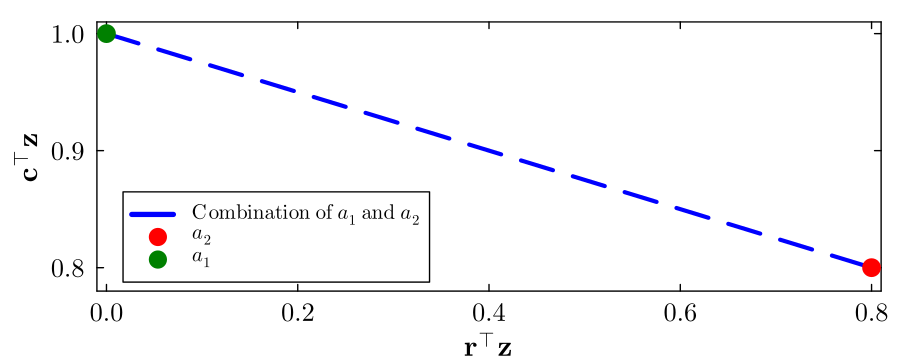

Write Julia code to recreate this figure.
using Plots
using LaTeXStrings
using Measures

gr()

default(
    fontfamily = "Computer Modern",
    linewidth = 2.5,
    framestyle = :box,
    grid = false,
    guidefontsize = 14,
    tickfontsize = 12,
    legendfontsize = 10,
    titlefontsize = 14,
    size = (650, 260),
    margin = 2mm
)

# ============================================================
# Data points: [reward, safety]
# ============================================================

a2 = [0.8, 0.8]   # reward, safety
a1 = [0.0, 1.0]   # reward, safety

# ============================================================
# Plot
# ============================================================

p = plot(
    xlabel = L"\mathbf{r}^{\top}\mathbf{z}",
    ylabel = L"\mathbf{c}^{\top}\mathbf{z}",
    xlims = (-0.01, 0.81),
    ylims = (0.78, 1.01),
    xticks = 0.0:0.2:0.8,
    yticks = [0.8, 0.9, 1.0],
    framestyle = :box,
    grid = false,
    legend = :bottomleft,
    aspect_ratio = :none,
    left_margin = 4mm,
    right_margin = 2mm,
    top_margin = 2mm,
    bottom_margin = 4mm
)

plot!(
    p,
    [a1[1], a2[1]],
    [a1[2], a2[2]],
    color = :blue,
    linestyle = :dash,
    linewidth = 3.0,
    label = L"\mathrm{Combination~of~}a_1\mathrm{~and~}a_2"
)

scatter!(
    p,
    [a2[1]],
    [a2[2]],
    marker = :circle,
    markersize = 7.5,
    markercolor = :red,
    markerstrokecolor = :red,
    markerstrokewidth = 1.5,
    label = L"a_2"
)

scatter!(
    p,
    [a1[1]],
    [a1[2]],
    marker = :circle,
    markersize = 7.5,
    markercolor = :green,
    markerstrokecolor = :green,
    markerstrokewidth = 1.5,
    label = L"a_1"
)

display(p)

# ============================================================
# Save figure
# ============================================================

output_dir = "/Users/saber/Desktop/Safety/C_AVR_MDP"
mkpath(output_dir)
# savefig(p, joinpath(output_dir, "safety_optimality_tradeoff_example2_style.pdf"))
savefig(p, joinpath(output_dir, "example_1.pdf"))
